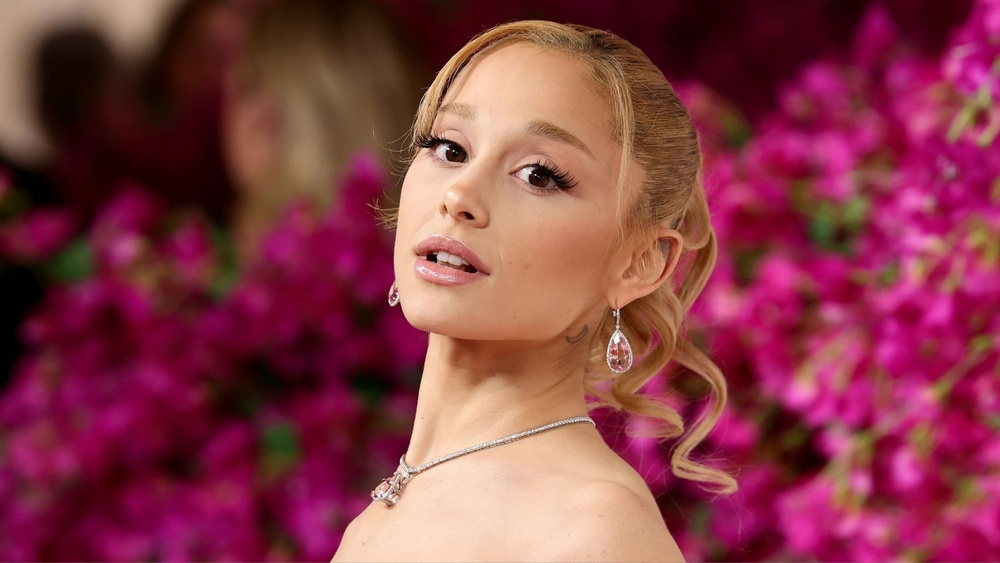
#> input picture dataset/Ariana/1.jpg, 1000 x 563 px, shrunk from 1500 x 844 before the run; its folder holds only this picture in this run
$ python -i liveness.py   (imports and definitions only)   (older library calls are emulated)
#> lines starting #> are read from the running program, lines starting #| are printed output that depends on the picture
#> further down, picture is the input picture: shape (563, 1000, 3); mean B, G, R 70.4, 58.9, 133.7
"""
Professional Face Liveness Detection using Frequency Analysis (FFT)
Detects moiré patterns and grid artifacts common in screen captures/spoofs.
"""
import cv2
import numpy as np

class LivenessDetector:
    """
    Detects if a face is real or a digital spoof (photo of screen/print).

    Research Strategy:
    1. FFT (Fast Fourier Transform) to detect periodic grid patterns (moiré).
    2. Laplacian Variance to detect blurriness common in low-quality re-captures.
    3. Texture analysis using variation in local intensities.
    """

    def __init__(self, model_path: any = None, threshold: float = 0.2):
        self.threshold = threshold
        print("✅ Professional Liveness Detector initialized (Noise-Robust FFT)")

    def predict(self, image: np.ndarray) -> tuple[bool, float]:
        if image is None:
            return False, 0.0

        gray = cv2.cvtColor(image, cv2.COLOR_BGR2GRAY)
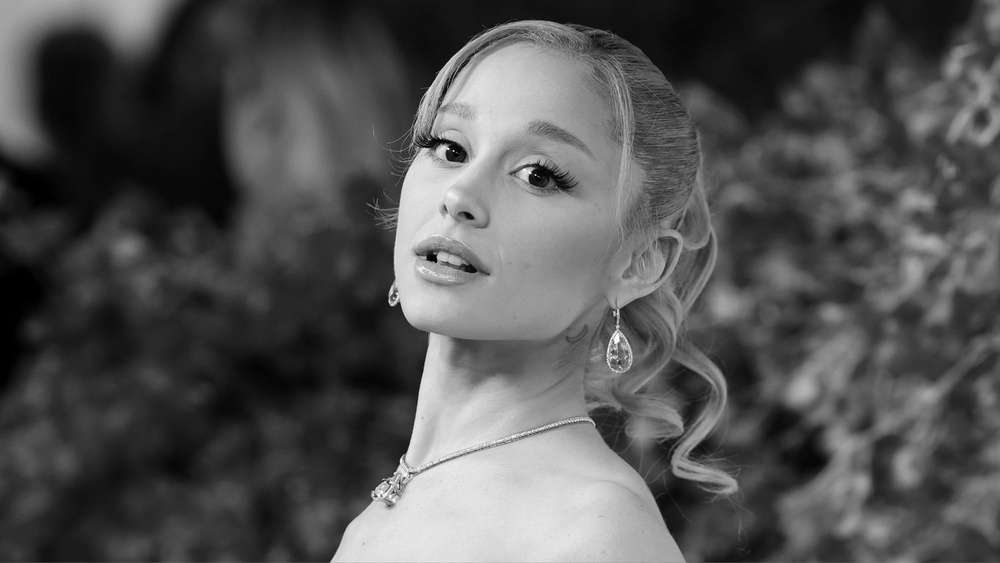
#> gray: shape (563, 1000); min 0, max 255, mean 82.6
        h, w = gray.shape
#> h = 563; w = 1000
        # Larger crop for better FFT resolution
        size = 120
        cy, cx = h // 2, w // 2
#> cy = 281; cx = 500
        crop = gray[max(0, cy-size//2):min(h, cy+size//2), max(0, cx-size//2):min(w, cx+size//2)]
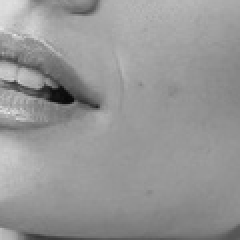
#> crop: shape (120, 120) (shown 2 times larger); min 9, max 231, mean 149.8

        f = np.fft.fft2(crop)
        fshift = np.fft.fftshift(f)
        magnitude_spectrum = 20 * np.log(np.abs(fshift) + 1e-10)
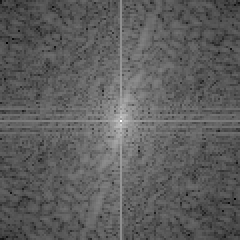
#> magnitude_spectrum: shape (120, 120) float64 (shown 2 times larger); min 17.85, max 291.7, mean 118.7; drawn with min black and max white

        # Calculate energy but ignore the very center (DC) and global horizontal/vertical axes
        # (which catch flicker/scanlines)
        ch, cw = magnitude_spectrum.shape
#> ch = 120; cw = 120
        magnitude_spectrum[ch//2-2:ch//2+2, :] = 0  # Ignore horizontal scanlines
        magnitude_spectrum[:, cw//2-2:cw//2+2] = 0  # Ignore vertical scanlines
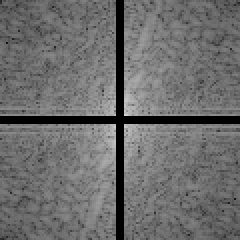
#> magnitude_spectrum: shape (120, 120) float64 (shown 2 times larger); min 0, max 214.7, mean 109

        energy = np.mean(magnitude_spectrum[magnitude_spectrum > 0])
#> energy = 116.6
        blur_score = cv2.Laplacian(gray, cv2.CV_64F).var()
#> blur_score = 214.8

        # Heuristics adjusted for webcam noise
        norm_energy = np.clip((energy - 60) / 100, 0, 1)
#> norm_energy = 0.566
        norm_blur = np.clip(blur_score / 150, 0, 1) # Leanient blur
#> norm_blur = 1

        # If there's some detail (blur > 5) and not insane grid energy, it's likely real
        liveness_score = (norm_blur * 0.4) + ((1.0 - norm_energy) * 0.6)
#> liveness_score = 0.66

        is_real = liveness_score > self.threshold or (blur_score > 30 and energy < 150)
#> is_real = True

        print(f"DEBUG Liveness: Energy={energy:.1f}, Blur={blur_score:.1f} -> Score={liveness_score:.2f} ({'REAL' if is_real else 'SPOOF'})")
#| DEBUG Liveness: Energy=116.6, Blur=214.8 -> Score=0.66 (REAL)

        return is_real, float(liveness_score)

>>> import cv2
>>> picture = cv2.imread('../../dataset/Ariana/1.jpg')
>>> result = LivenessDetector().predict(picture)
#> result = (True, 0.66)

$ run again, on dataset/Ariana/3.jpg
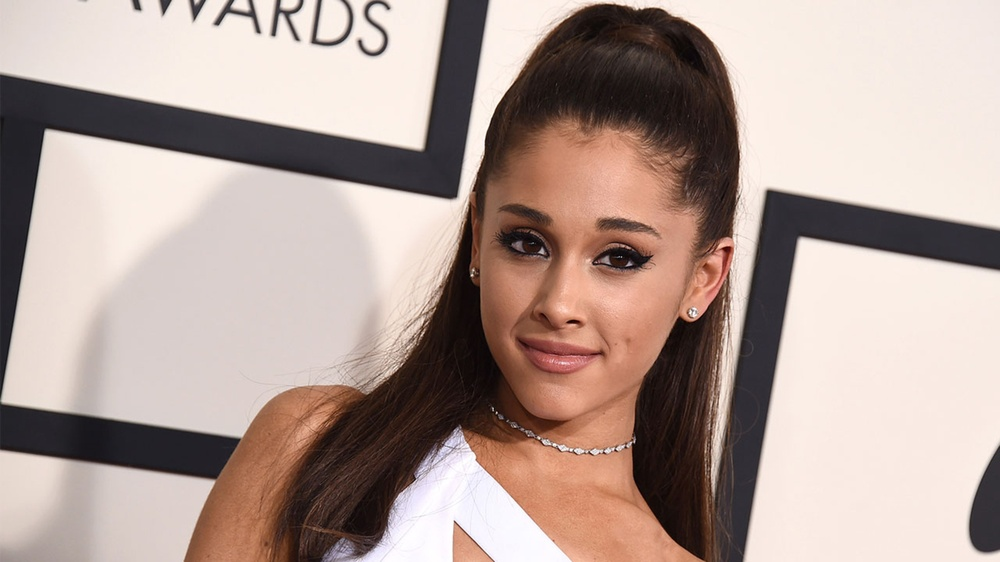
#> input picture dataset/Ariana/3.jpg, 1000 x 562 px, shrunk from 1600 x 900 before the run
#> picture is the input picture: shape (562, 1000, 3); mean B, G, R 151, 158.5, 177.7
#> in predict, `crop = gray[max(0, cy-size//2):min(h, cy+size//2), max(0, cx-size//2):..`:
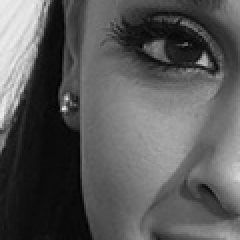
#> crop: shape (120, 120) (shown 2 times larger); min 1, max 238, mean 87.6
#> in predict, `magnitude_spectrum[:, cw//2-2:cw//2+2] = 0`:
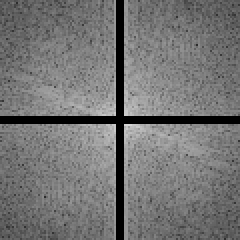
#> magnitude_spectrum: shape (120, 120) float64 (shown 2 times larger); min 0, max 217.1, mean 116.4
#> energy = 124.6
#> blur_score = 279
#> norm_energy = 0.646
#> norm_blur = 1
#> liveness_score = 0.612
#> is_real = True
#| DEBUG Liveness: Energy=124.6, Blur=279.0 -> Score=0.61 (REAL)
#> result = (True, 0.612)

$ run again, on dataset/Ariana/4.jpg
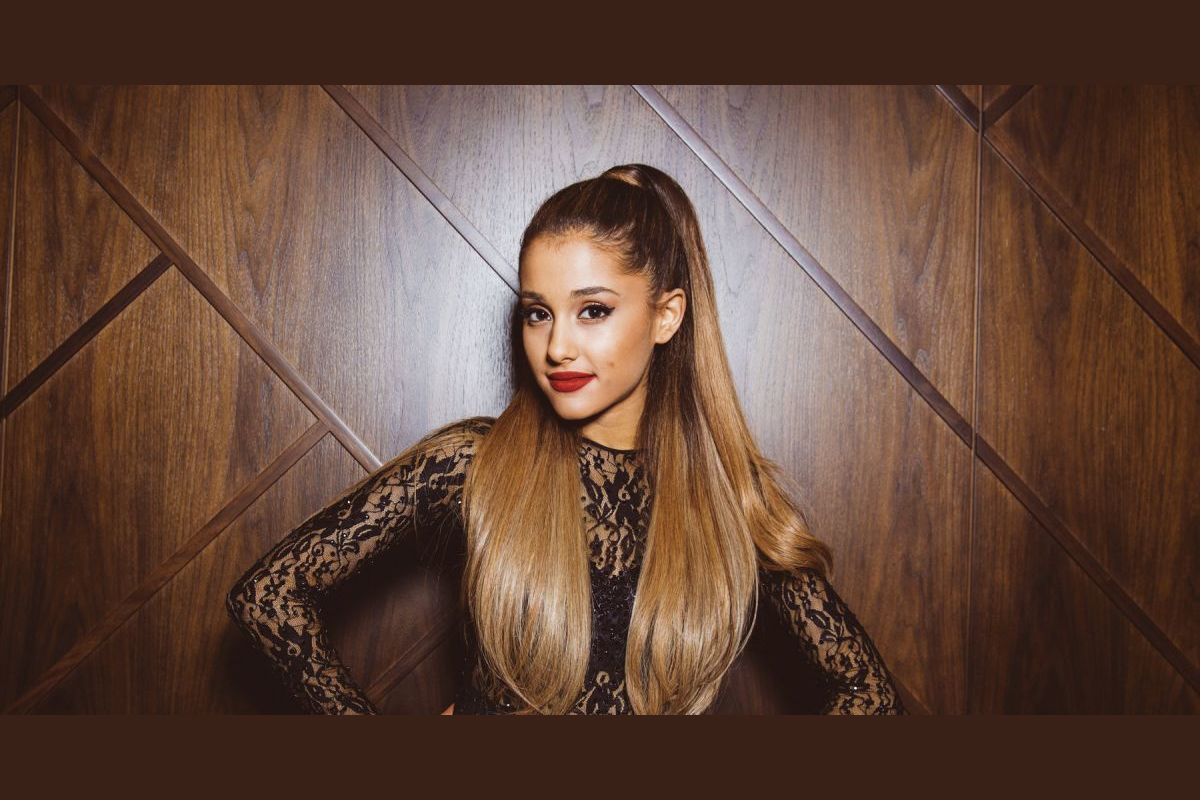
#> input picture dataset/Ariana/4.jpg, 1200 x 800 px
#> picture is the input picture: shape (800, 1200, 3); mean B, G, R 58, 71.3, 99.1
#> in predict, `crop = gray[max(0, cy-size//2):min(h, cy+size//2), max(0, cx-size//2):..`:
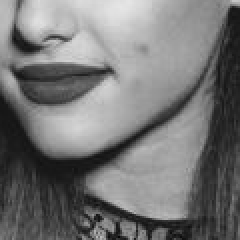
#> crop: shape (120, 120) (shown 2 times larger); min 5, max 230, mean 117.3
#> in predict, `magnitude_spectrum[:, cw//2-2:cw//2+2] = 0`:
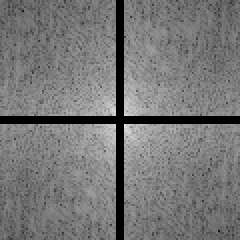
#> magnitude_spectrum: shape (120, 120) float64 (shown 2 times larger); min 0, max 231.5, mean 119.2
#> energy = 127.6
#> blur_score = 403.2
#> norm_energy = 0.676
#> norm_blur = 1
#> liveness_score = 0.595
#> is_real = True
#| DEBUG Liveness: Energy=127.6, Blur=403.2 -> Score=0.59 (REAL)
#> result = (True, 0.595)

$ run again, on dataset/Ariana/2.jpeg
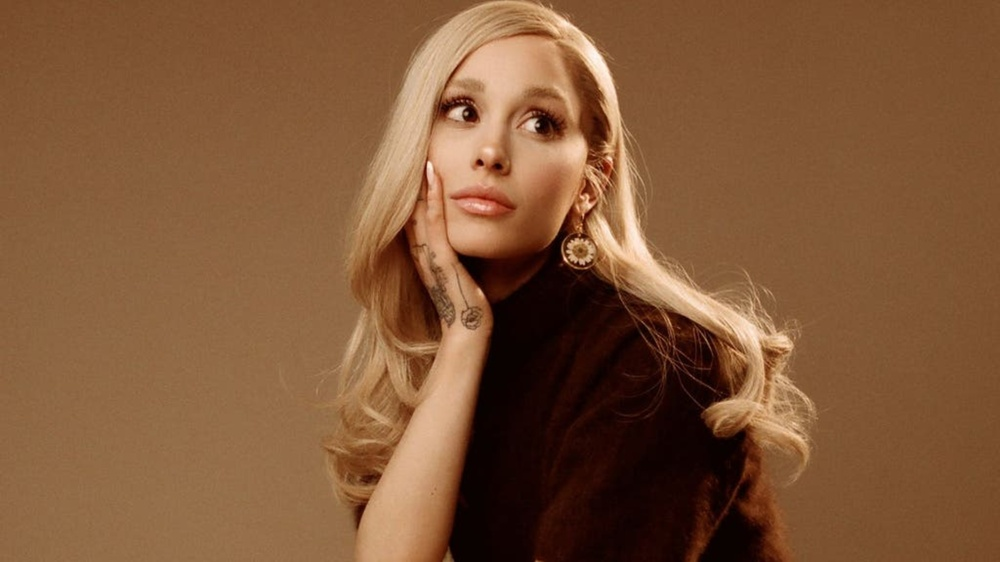
#> input picture dataset/Ariana/2.jpeg, 1000 x 562 px, shrunk from 1920 x 1080 before the run
#> picture is the input picture: shape (562, 1000, 3); mean B, G, R 56.1, 87.2, 128.1
#> in predict, `crop = gray[max(0, cy-size//2):min(h, cy+size//2), max(0, cx-size//2):..`:
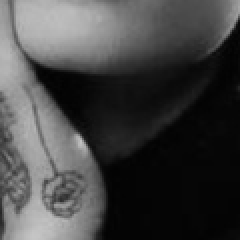
#> crop: shape (120, 120) (shown 2 times larger); min 2, max 197, mean 67.7
#> in predict, `magnitude_spectrum[:, cw//2-2:cw//2+2] = 0`:
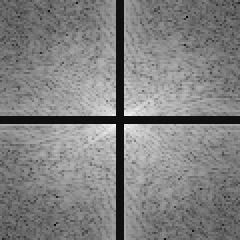
#> magnitude_spectrum: shape (120, 120) float64 (shown 2 times larger); min -14.36, max 220.2, mean 104.2; drawn with min black and max white
#> energy = 111.5
#> blur_score = 79.04
#> norm_energy = 0.515
#> norm_blur = 0.527
#> liveness_score = 0.502
#> is_real = True
#| DEBUG Liveness: Energy=111.5, Blur=79.0 -> Score=0.50 (REAL)
#> result = (True, 0.502)
